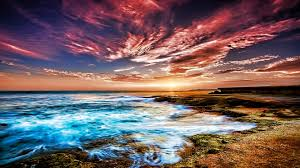
#> input picture openCv/image1.jpg, 300 x 168 px, given in place of the camera
$ python EdgeDetection_and_Gradients.py   (older library calls are emulated)
#> lines starting #> are read from the running program, lines starting #| are printed output that depends on the picture
import cv2
import numpy as np

cap = cv2.VideoCapture(0)

while True:
    _, frame = cap.read()
#> frame is the input picture: shape (168, 300, 3); mean B, G, R 99.2, 96.2, 115.6

    ##Gradient grapher
    laplacian = cv2.Laplacian(frame, cv2.CV_64F)
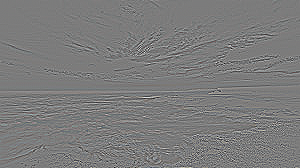
#> laplacian: shape (168, 300, 3) float64; mean B, G, R 0, 0, 0; drawn with min black and max white
    sobelx = cv2.Sobel(frame, cv2.CV_64F, 1, 0, ksize = 5)
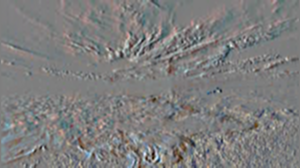
#> sobelx: shape (168, 300, 3) float64; mean B, G, R -18.7, -7.3, 4.8; drawn with min black and max white
    sobely = cv2.Sobel(frame, cv2.CV_64F, 0, 1, ksize = 5)
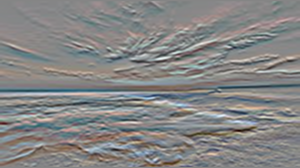
#> sobely: shape (168, 300, 3) float64; mean B, G, R -11.5, 17.2, 7.2; drawn with min black and max white

    #Edge detectors
    edges = cv2.Canny(frame, 100, 50)
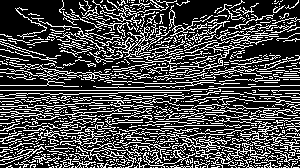
#> edges: shape (168, 300); 29% white in thin lines or dots

    cv2.imshow("Original", frame)
    cv2.imshow("laplacian", laplacian)
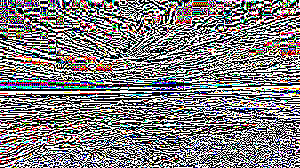
#> window 'laplacian': shape (168, 300, 3); mean B, G, R 127, 126, 127.8
    cv2.imshow("Soblex", sobelx)
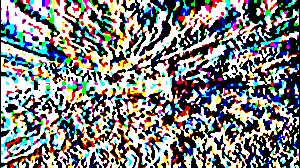
#> window 'Soblex': shape (168, 300, 3); mean B, G, R 128.9, 130.1, 128.7
    cv2.imshow("Sobely", sobely)
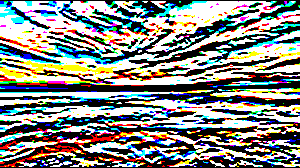
#> window 'Sobely': shape (168, 300, 3); mean B, G, R 133.1, 137, 133.8
    cv2.imshow("Edge Detection", edges)

    if cv2.waitKey(25) & 0xFF == ord("q"):
#> (key q is pressed here)
        break


cv2.destroyAllWindows()
cap.release()

$ run again, on openCv/image2.jpg
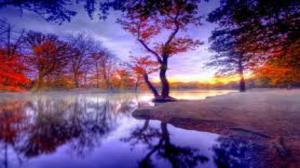
#> input picture openCv/image2.jpg, 300 x 168 px, given in place of the camera
#> frame is the input picture: shape (168, 300, 3); mean B, G, R 126.2, 79, 106.6
#> `edges = cv2.Canny(frame, 100, 50)`:
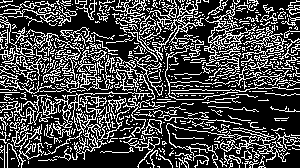
#> edges: shape (168, 300); 27.7% white in thin lines or dots
#> `cv2.imshow("Sobely", sobely)`:
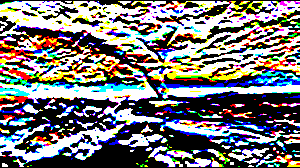
#> window 'Sobely': shape (168, 300, 3); mean B, G, R 120.2, 119.5, 121.1

$ run again, on openCv/Spanish.jpg
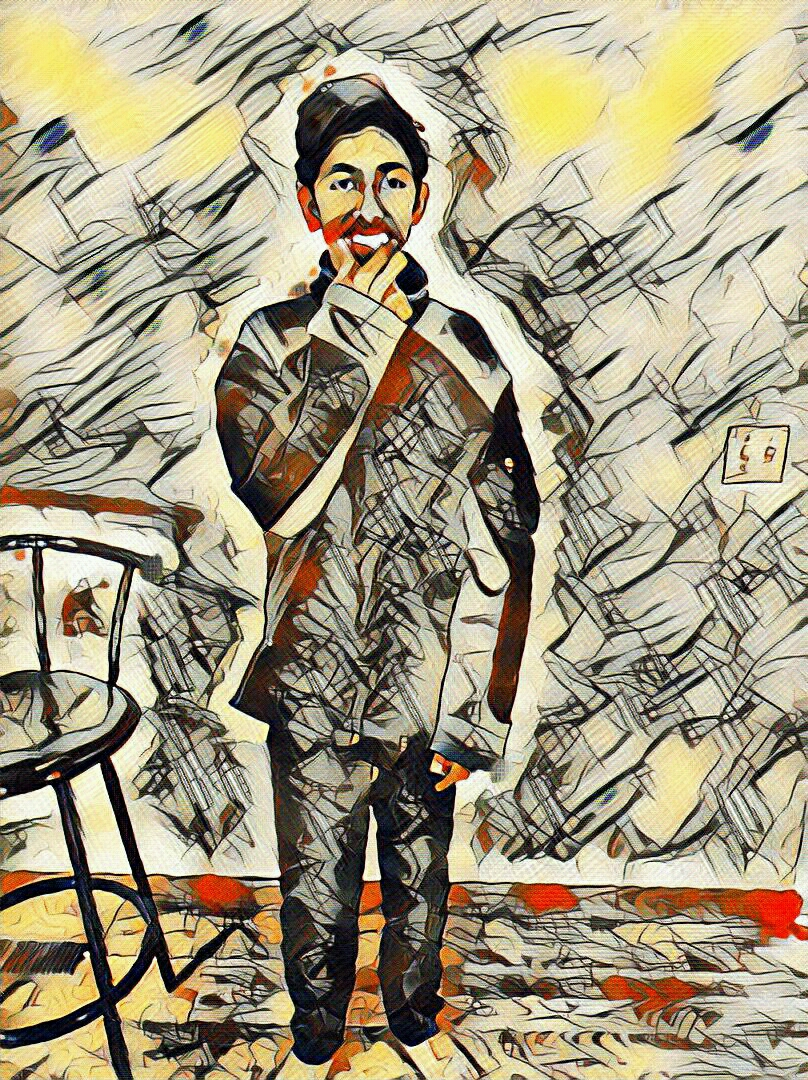
#> input picture openCv/Spanish.jpg, 808 x 1080 px, given in place of the camera
#> frame is the input picture: shape (1080, 808, 3); mean B, G, R 128.8, 154.8, 163.9
#> `edges = cv2.Canny(frame, 100, 50)`:
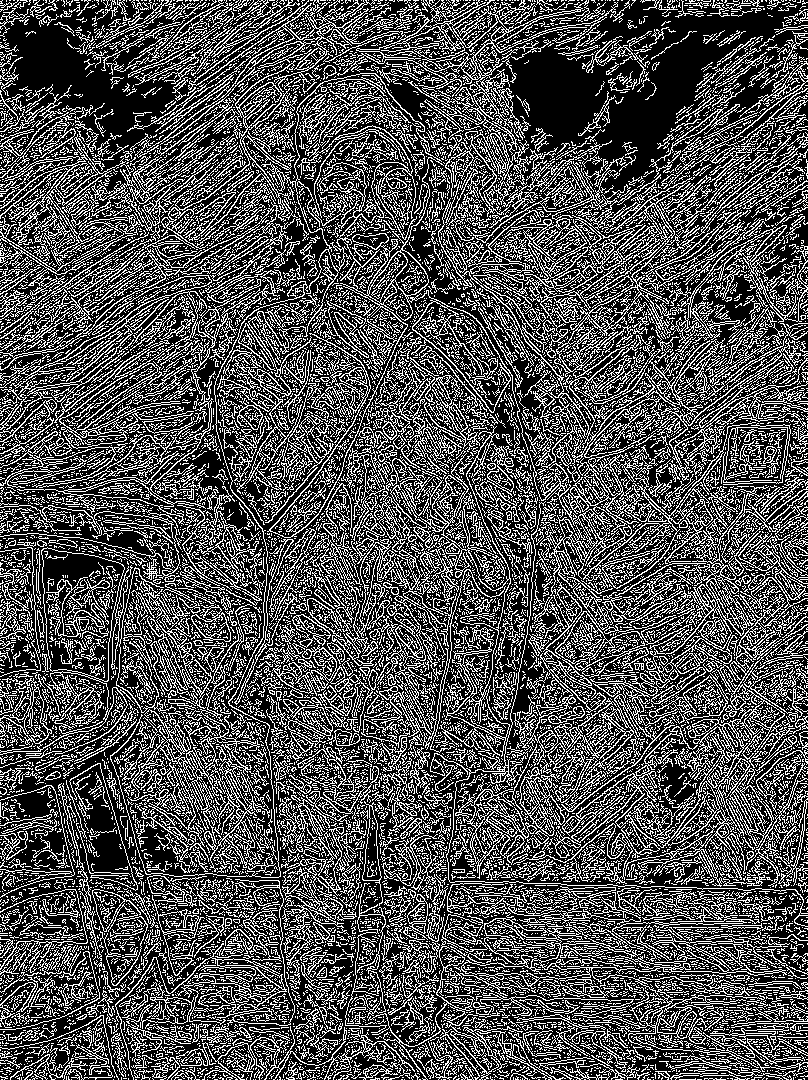
#> edges: shape (1080, 808); 31.5% white in thin lines or dots
#> `cv2.imshow("Sobely", sobely)`:
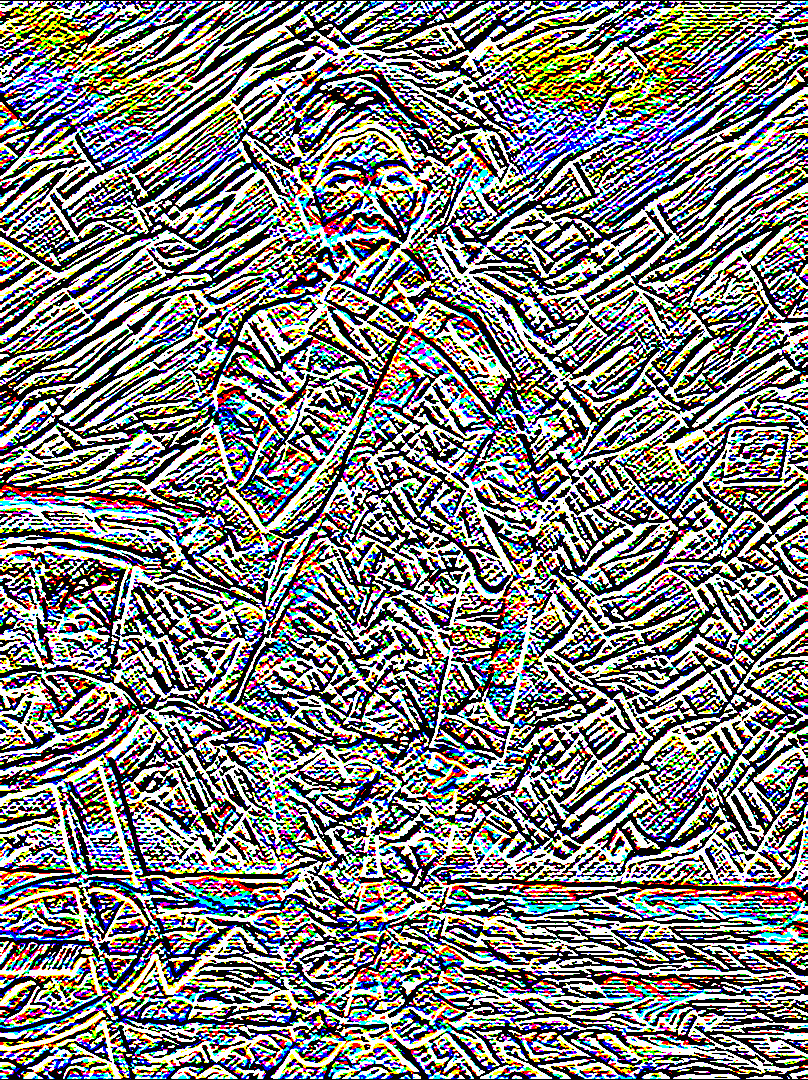
#> window 'Sobely': shape (1080, 808, 3); mean B, G, R 125.4, 128.1, 128.8
